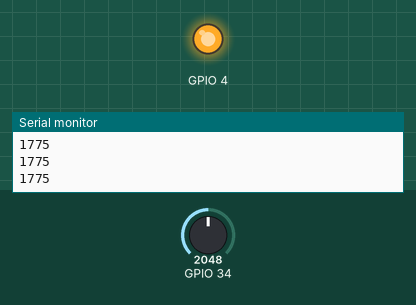
The sketch below on a simulated ESP32. Shown: output pins drawn as LEDs (lit = HIGH), the last lines printed to the serial monitor. The test bench sets the inputs (shaded band); at power-on: GPIO 34 = 2048.

Above: at 1.2 s.
1.3 s: GPIO 34 set to 335
2.8 s: GPIO 34 set to 290
At 3.4 s:
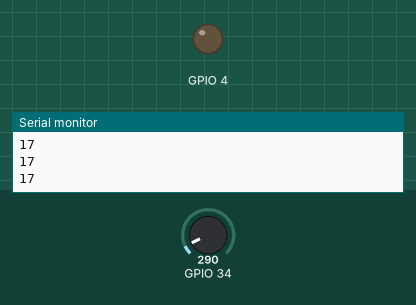
4.3 s: GPIO 34 set to 491
At 4.7 s:
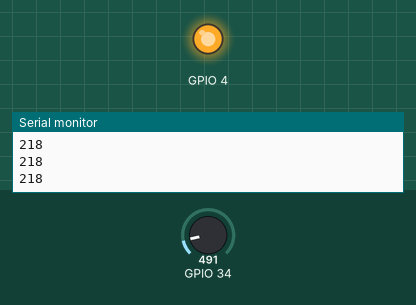
5.8 s: GPIO 34 set to 0
At 7.1 s:
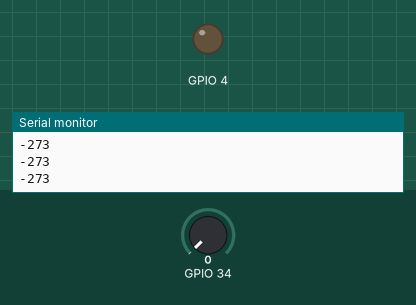
Timing chart, 0 to 8.3 s (numbered marks = the images above; inputs shaded):
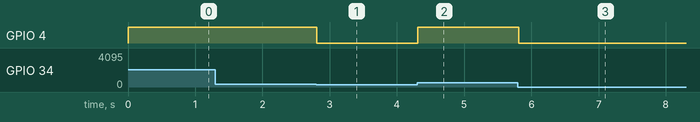

Measured:
- the behaviour switches between 303 and 302 on GPIO 34 (found by bisection; images 0 and 1)
- after the input at 2.8 s, GPIO 4: HIGH → LOW at once
- after the input at 4.3 s, GPIO 4: LOW → HIGH at once
- after the input at 5.8 s, GPIO 4: HIGH → LOW at once

The sketch:

lm35.ino
```cpp
void setup() {
  // put your setup code here, to run once:
 pinMode(4,OUTPUT);
pinMode(34,INPUT);
Serial.begin(115200);
}

void loop() {
  // put your main code here, to run repeatedly:
  int c;
    int a=analogRead(34);
    c=a-273;
  Serial.println(c);
  // put your main code here, to run repeatedly:  int a=digitalRead(5);
  if(c>=30)
  {

  digitalWrite(4,HIGH);
  delay(100);
  }

  else
  {
  digitalWrite(4,LOW);
  delay(100);
  }

}
```
